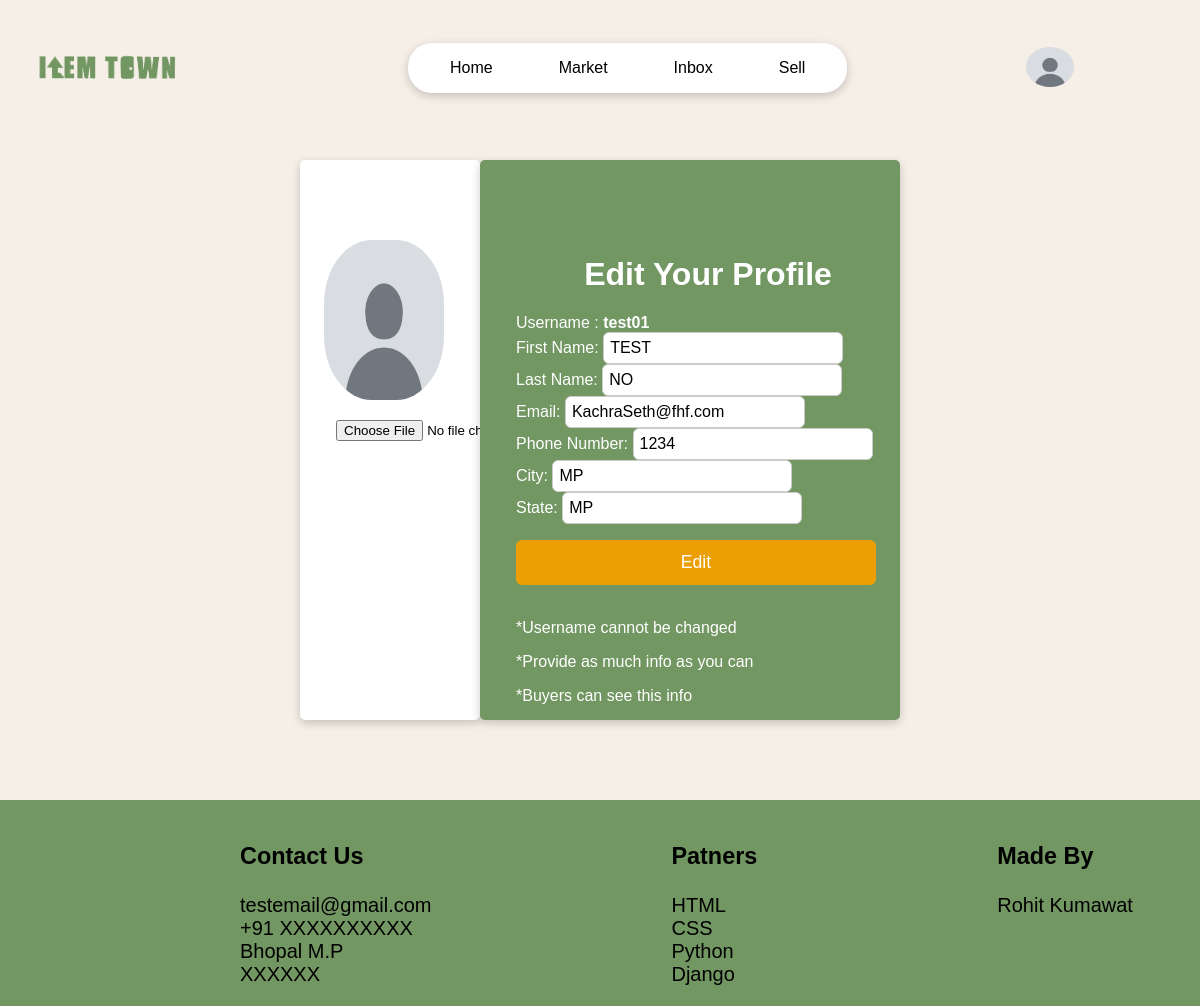
Before: /user/user-info/ (signed in) with the older database file.
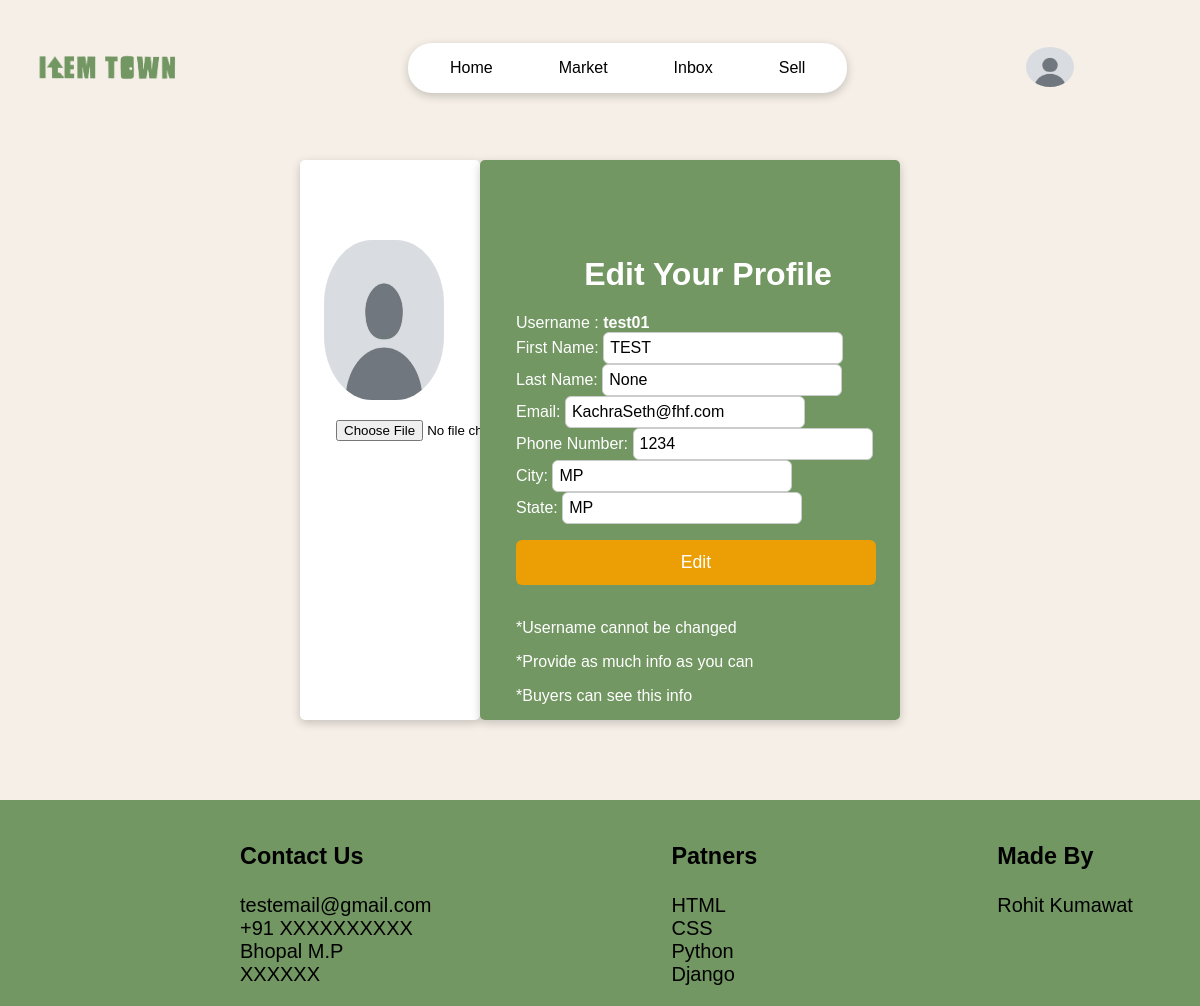
After: the same page with the newer database file.
### users/models.py (models this page shows, shortened)
class Profile(models.Model):
    user=models.OneToOneField(User,on_delete=models.CASCADE)
    username=models.CharField(max_length=20,null=False,unique=True)
    first_name=models.CharField(max_length=20,null=False)
    last_name=models.CharField(max_length=50,null=False)
    email=models.EmailField()
    phone_number=models.CharField(max_length=14,null=True,blank=True)
    city=models.CharField(max_length=50,null=True,blank=True)
    state=models.CharField(max_length=100,null=True,blank=True)
    id=models.UUIDField(default=uuid.uuid1,primary_key=True)
    pic=models.ImageField(default='user/user.jpg',upload_to='user/')

### users/views.py (the view)
# urls.py: path('user-info/',views.user_profile,name='user_profile'),
@login_required(login_url='login_user')
def user_profile(request):
    profile=request.user.profile
    form =edit_user_form(instance=profile)
    if request.method=='POST':
        form=edit_user_form(request.POST,request.FILES,instance=profile)
        if form.is_valid():
            form.save()
            messages.success(request,'Profile Updated')
            return redirect('home')
    context={
        'user_info':profile,
        'form':form,
    }
    return render(request,'users/user_profile.html',context)

### users/forms.py
class edit_user_form(ModelForm):
    pic=ImageField(widget=FileInput)
    class Meta:
        model=Profile
        fields=[
            'first_name',
            'last_name',
            'email',
            'pic',
            'phone_number',
            'city',
            'state',
        ]

### users/templates/users/user_profile.html (shortened to what this page needs)
{% extends 'page/nav.html'%}
{% load static %}
{%block css%}
    <link rel="stylesheet" href="{% static 'style/user_profile.css' %}">
{%endblock%}
{%block body%}
<form method="POST" enctype="multipart/form-data">
    <div class="main-box">
        <div class="img-box">
            <img src="{{ user_info.pic.url }}" class="img">
            <p class="img-button">{{ form.pic }}</p>
        </div>
        <div class="container">
            <div class="user-info">
                <center><h1>Edit Your Profile</h1></center>
                <div class="form-group">
                    <label>Username :</label>
                    <b>{{ user_info.username }}</b>
                </div>
                <div class="form-group">
                    <label>First Name:</label>
                    {{ form.first_name }}
                </div>
                <div class="form-group">
                    <label>Last Name:</label>
                    {{ form.last_name }}
                </div>
                <div class="form-group">
                    <label>Email:</label>
                    {{ form.email }}
                </div>
                <div class="form-group">
                    <label>Phone Number:</label>
                    {{ form.phone_number }}
                </div>
                <div class="form-group">
                    <label>City:</label>
                    {{ form.city }}
                </div>
                <div class="form-group">
                    <label>State:</label>
                    {{ form.state }}
                </div>
                <input type="submit" value="Edit" class="sub-button">
                <br><br>
                <p>*Username cannot be changed</p>
                <p>*Provide as much info as you can</p>
                <p>*Buyers can see this info</p>
            </div>
        </div>
    </div>
</form>
{%endblock%}

Changed rows visible on the page:
changed Profile "test01": last_name "NO" → "None"
